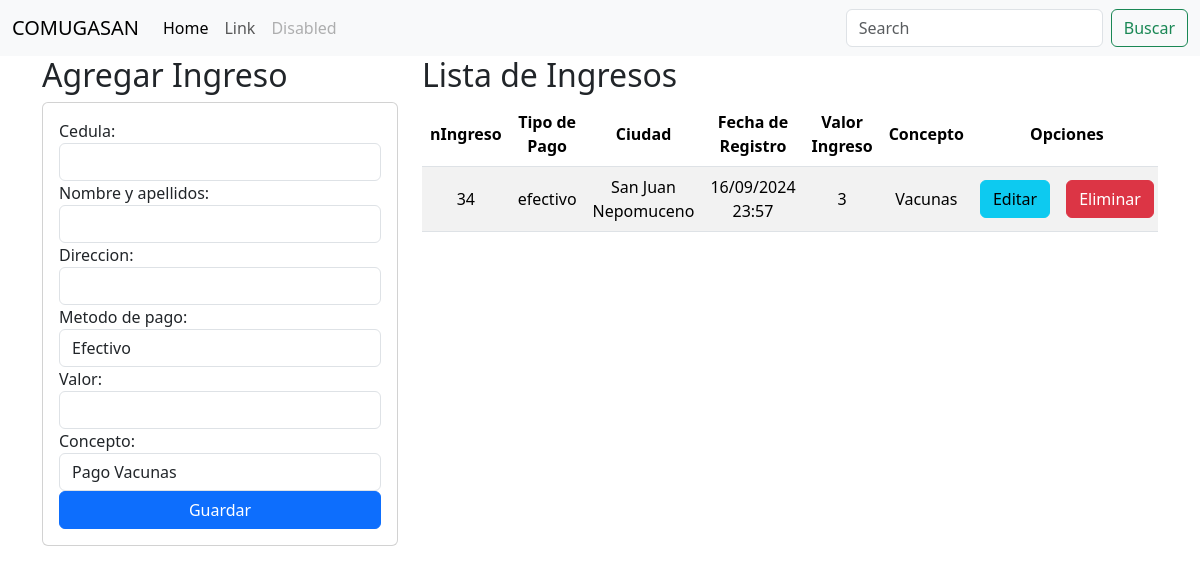
The app's page /, older data.
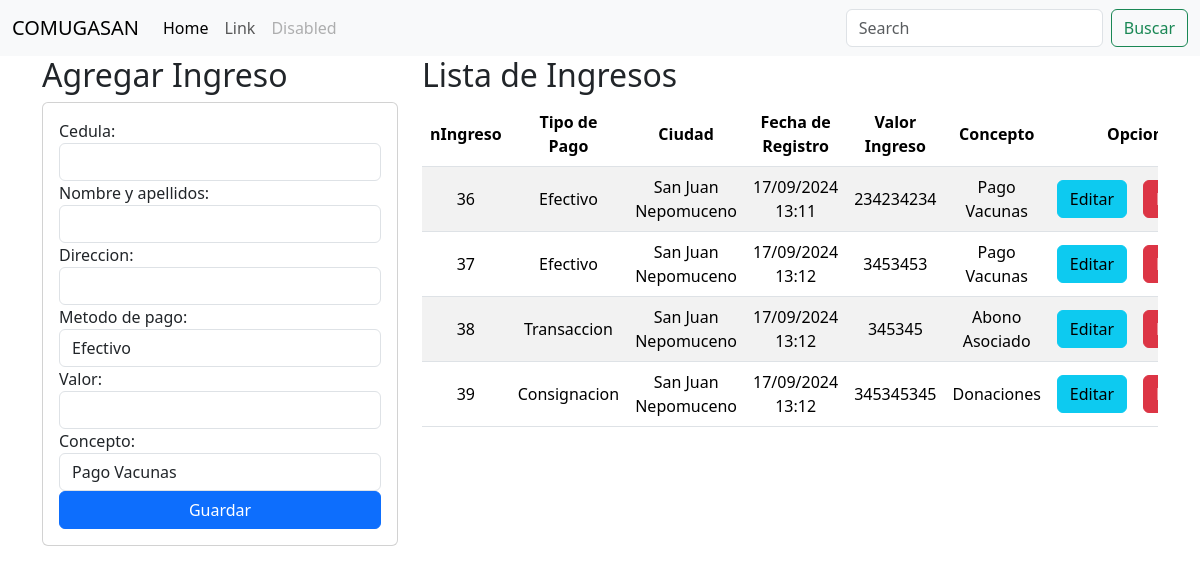
The same page, newer data.
### comite/models.py (models this page shows, shortened)
class Ingresos(models.Model):
    nIngreso = models.AutoField(primary_key=True)
    usuario = models.ForeignKey(Usuarios, on_delete=models.CASCADE)
    tipo_pago = models.CharField(max_length=20)
    ciudad = models.CharField(max_length=100,default='San Juan Nepomuceno',editable=False)
    fecha = models.DateTimeField(auto_now_add=True,editable=False)
    valorIngreso = models.IntegerField(default=0,blank=True,null=True)
    concepto = models.CharField(max_length=200)

### comite/views.py (the view)
# urls.py: path('', views.home),
def home(request):
    ingresos = Ingresos.objects.all()
    return render(request,"ingresos/ingresos.html",{"ingresos":ingresos})

### comite/templates/ingresos/ingresos.html (shortened to what this page needs)
{% extends "base.html" %}
{% block body %}
<div class="row">
    <div class=" col-sm-12 col-md-6 col-lg-4 col-xl-4">
        <h2>Agregar Ingreso</h2>
        <div class="card">
            <div class="card-body">
                <form action="/registrarIngreso/" method="POST">{% csrf_token %}
                    <div class="form-group">
                        <label>Cedula:</label>
                        <input  class="form-control" type="text" id="cedula" name="cedula"   maxlength="20" required >
                    </div>
                    <div class="form-group">
                        <label>Nombre y apellidos:</label>
                        <input  class="form-control" type="text" id="nombre_completo" name="nombre_completo"   maxlength="100" required >
                    </div>
                    <div class="form-group">
                        <label>Direccion:</label>
                        <input  class="form-control" type="text" id="direccion" name="direccion"   maxlength="100">
                    </div>
                    <label for="tipo_pago">Metodo de pago:</label>
                    <select id="tipo_pago"  class="form-control" name="tipo_pago">
                        <option value="Efectivo">Efectivo</option>
                    </select>
                    <div class="form-group">
                        <label>Valor:</label>
                        <input  class="form-control" type="text" id="valorIngreso" name="valorIngreso"   maxlength="20" required >
                    </div>
                    <div>
                        <label for="concepto">Concepto:</label>
                        <select id="concepto" class="form-control"  name="concepto">
                            <option value="Pago Vacunas">Pago Vacunas</option>
                        </select>
                    </div>
                    <div class="form-group">
                        <button type="submit" class="btn btn-primary  w-100 text-white">Guardar</button>
                    </div>
                </form>
            </div>
        </div>
    </div>
    <div class=" col-sm-12 col-md-6 col-lg-8 col-xl-8">
        <h2>Lista de Ingresos</h2>
        <div class="table-responsive">
            <table class="table table-striped">
                <thead>
                    <tr>
                        <th>nIngreso</th>
                        <th>Tipo de Pago</th>
                        <th>Ciudad</th>
                        <th>Fecha de Registro</th>
                        <th>Valor Ingreso</th>
                        <th>Concepto</th>
                        <th colspan="2">Opciones</th>
                    </tr>
                </thead>
                <tbody>
                    {% for items in ingresos %}
                    <tr>
                        <td>{{items.nIngreso}}</td>
                        <td>{{items.tipo_pago}}</td>
                        <td>{{items.ciudad}}</td>
                        <td>{{items.fecha|date:"d/m/Y H:i"}}</td>
                        <td>{{items.valorIngreso}}</td>
                        <td>{{items.concepto}}</td>
                        <td><a href="edicionIngreso/{{items.nIngreso}}" class="btn btn-info">Editar</a></td>
                        <td><a href="eliminacionIngreso/{{items.nIngreso}}" class="btn btn-danger btnEliminacion">Eliminar</a></td>
                    </tr>
                    {% endfor%}
                </tbody>
            </table>
        </div>
    </div>
</div>
{% endblock %}

Row changes from the older to the newer data that the page shows:
removed Ingresos: nIngreso "34", tipo_pago "efectivo", ciudad "San Juan Nepomuceno", fecha "16/09/2024 23:57", valorIngreso "3", concepto "Vacunas"
added Ingresos: nIngreso "36", tipo_pago "Efectivo", ciudad "San Juan Nepomuceno", fecha "17/09/2024 13:11", valorIngreso "234234234", concepto "Pago Vacunas"
added Ingresos: nIngreso "37", tipo_pago "Efectivo", ciudad "San Juan Nepomuceno", fecha "17/09/2024 13:12", valorIngreso "3453453", concepto "Pago Vacunas"
added Ingresos: nIngreso "38", tipo_pago "Transaccion", ciudad "San Juan Nepomuceno", fecha "17/09/2024 13:12", valorIngreso "345345", concepto "Abono Asociado"
added Ingresos: nIngreso "39", tipo_pago "Consignacion", ciudad "San Juan Nepomuceno", fecha "17/09/2024 13:12", valorIngreso "345345345", concepto "Donaciones"
